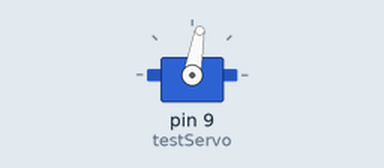
Simulated run of this sketch. Board: Arduino Uno, built with avr-gcc and run on an emulated ATmega328P. Shown: servo.

Above: at 2.05 s.
At 9.0 s:
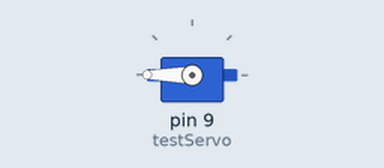
Timing chart, 0 to 11.1 s (numbered marks = the images above):
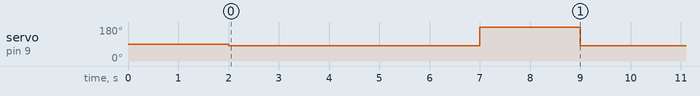

Measured:
- by itself, servo on pin 9 (testServo): alternates 180° for 2.0 s and 80° for 5.0 s

The sketch:

servo_test.ino
```cpp
#include <Servo.h>

Servo testServo;

void setup() {
  testServo.attach(9); // Attach servo to pin 9
  testServo.write(90); // Move to 90 degrees
  delay(2000);
}

void loop() {
  testServo.write(80);  // Move to 0 degrees
  delay(5000);
  testServo.write(180); // Move to 180 degrees
  delay(2000);
}
```
